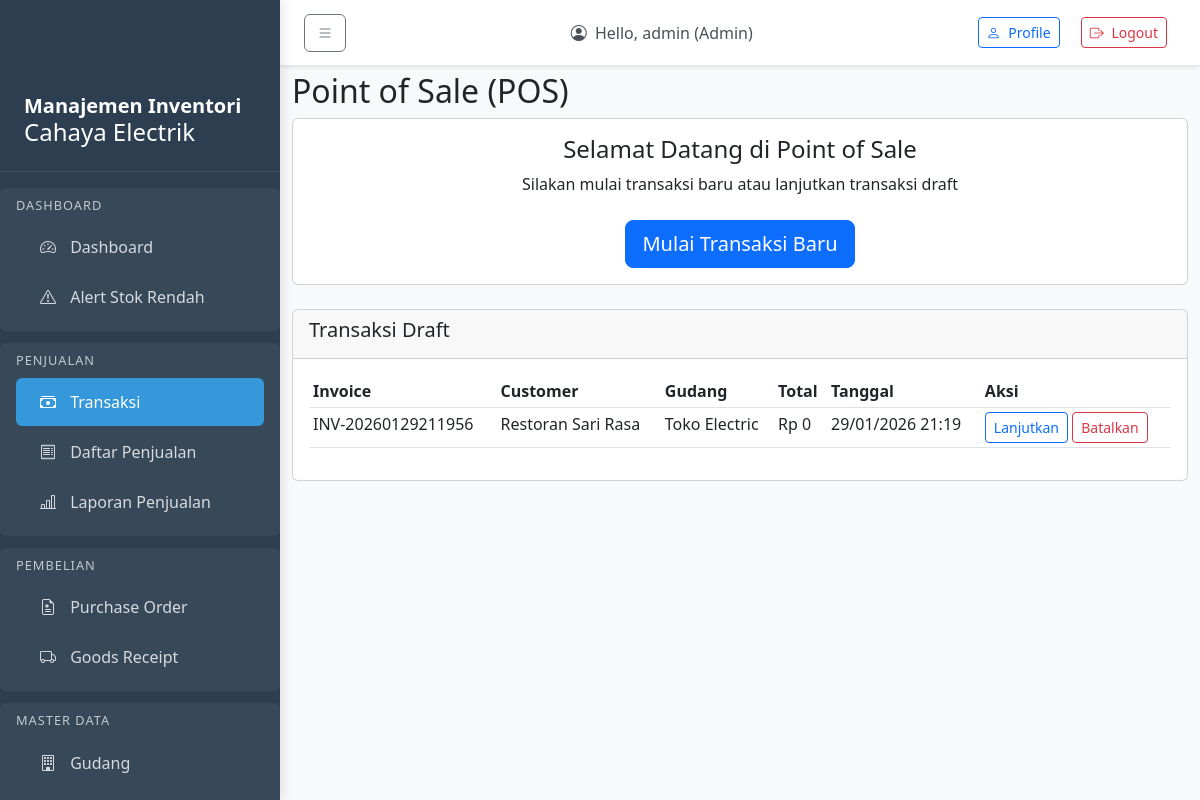
The app's page /sales/pos/ (signed in), older data.
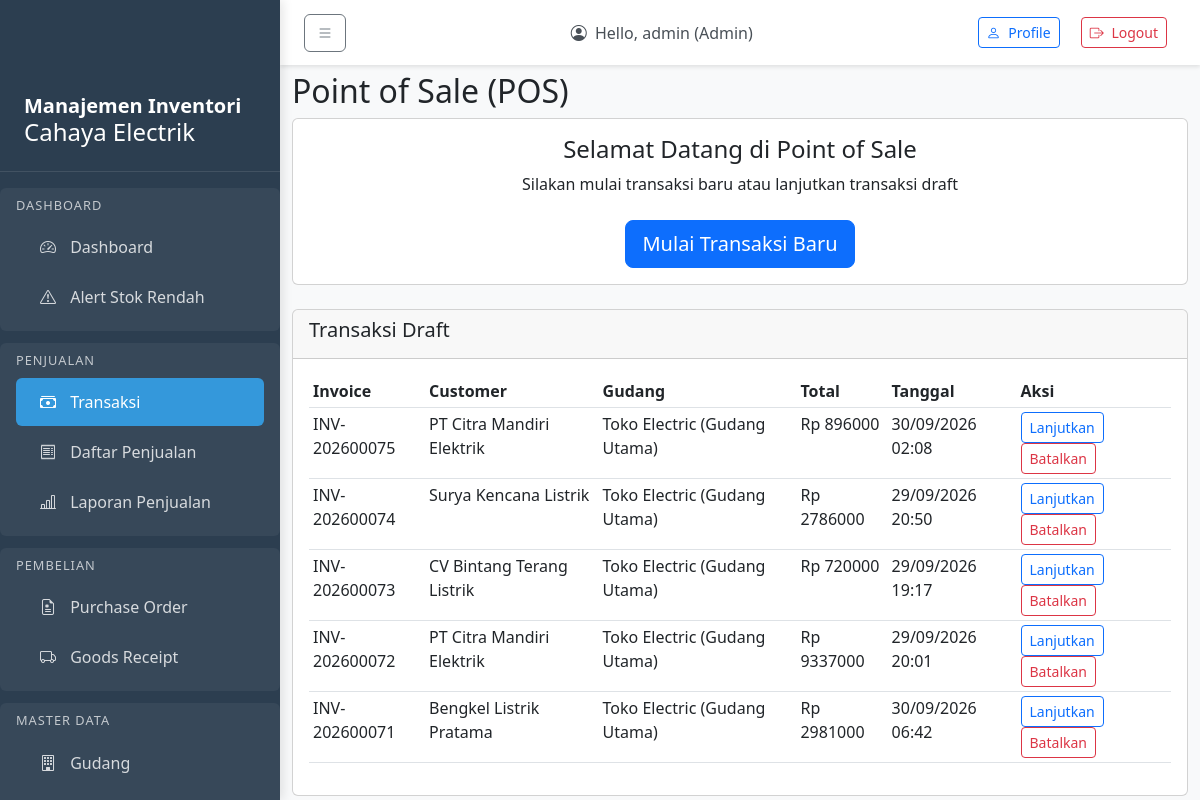
The same page, newer data.
### sales/models.py (models this page shows, shortened)
class Sale(models.Model):
    STATUS_CHOICES = [
        ('DRAFT', 'Draft'),
        ('PAID', 'Paid'),
        ('CANCELLED', 'Cancelled'),
    ]
    invoice_number = models.CharField(max_length=40, unique=True)
    customer = models.ForeignKey(Customer, on_delete=models.CASCADE, null=True, blank=True)
    warehouse = models.ForeignKey(Warehouse, on_delete=models.CASCADE)
    user = models.ForeignKey(User, on_delete=models.SET_NULL, null=True, blank=True, related_name='sales')
    status = models.CharField(max_length=20, choices=STATUS_CHOICES, default='DRAFT')
    total_amount = models.DecimalField(max_digits=14, decimal_places=2, default=0)
    sold_at = models.DateTimeField(auto_now_add=True)
    class Meta:
        db_table = 'sale'
        indexes = [
            models.Index(fields=['sold_at', 'status']),
        ]

### master/models.py (models this page shows, shortened)
class Customer(models.Model):
    name = models.CharField(max_length=150)
    phone = models.CharField(max_length=30, blank=True)
    email = models.CharField(max_length=100, blank=True)
    address = models.CharField(max_length=255, blank=True)
    is_active = models.BooleanField(default=True)
    created_at = models.DateTimeField(auto_now_add=True)
    class Meta:
        db_table = 'customer'

### inventory/models.py (models this page shows, shortened)
class Warehouse(models.Model):
    code = models.CharField(max_length=20, unique=True)
    name = models.CharField(max_length=100)
    address = models.CharField(max_length=255, blank=True)
    created_at = models.DateTimeField(auto_now_add=True)
    class Meta:
        db_table = 'warehouse'

### sales/views.py (the view)
# urls.py: path('pos/', views.pos_view, name='pos'),
@login_required
def pos_view(request):
    if request.user.role not in ['cashier', 'manager', 'admin']:
        raise PermissionDenied("Anda tidak memiliki akses ke fitur ini.")
    draft_sales = Sale.objects.filter(status='DRAFT').order_by('-id')
    context = {
        'draft_sales': draft_sales,
        'form': POSForm(),  # For creating new transactions
    }
    return render(request, 'sales/pos.html', context)

### templates/sales/pos.html (shortened to what this page needs)
{% extends 'base.html' %}
{% block content %}
<div class="row">
    <div class="col-md-12">
        <h2>Point of Sale (POS)</h2>
    </div>
</div>
<div class="row">
    <div class="col-md-12">
        <div class="card">
            <div class="card-body text-center">
                <h4>Selamat Datang di Point of Sale</h4>
                <p class="mb-4">Silakan mulai transaksi baru atau lanjutkan transaksi draft</p>
                <div class="d-grid gap-2 d-md-flex justify-content-md-center">
                    <a href="{% url 'sales:pos_unified' %}" class="btn btn-primary btn-lg">Mulai Transaksi Baru</a>
                </div>
            </div>
        </div>
        {% if draft_sales %}
        <div class="card mt-4">
            <div class="card-header">
                <h5>Transaksi Draft</h5>
            </div>
            <div class="card-body">
                <div class="table-responsive">
                    <table class="table table-sm">
                        <thead>
                            <tr>
                                <th>Invoice</th>
                                <th>Customer</th>
                                <th>Gudang</th>
                                <th>Total</th>
                                <th>Tanggal</th>
                                <th>Aksi</th>
                            </tr>
                        </thead>
                        <tbody>
                            {% for sale in draft_sales %}
                            <tr>
                                <td>{{ sale.invoice_number }}</td>
                                <td>{{ sale.customer.name|default:"-" }}</td>
                                <td>{{ sale.warehouse.name }}</td>
                                <td>Rp {{ sale.total_amount|floatformat:0 }}</td>
                                <td>{{ sale.sold_at|date:"d/m/Y H:i" }}</td>
                                <td>
                                    <a href="{% url 'sales:pos_unified' sale.id %}" class="btn btn-sm btn-outline-primary">Lanjutkan</a>
                                    <a href="{% url 'sales:pos_cancel' sale.id %}" class="btn btn-sm btn-outline-danger" onclick="return confirm('Apakah Anda yakin ingin membatalkan transaksi ini?')">Batalkan</a>
                                </td>
                            </tr>
                            {% endfor %}
                        </tbody>
                    </table>
                </div>
            </div>
        </div>
        {% endif %}
    </div>
</div>
{% endblock %}

Row changes from the older to the newer data that the page shows:
no longer on this page (row edited): Sale: invoice_number "INV-20260129211956", customer.name "Restoran Sari Rasa", warehouse.name "Toko Electric", total_amount "0", sold_at "29/01/2026 21:19"
added Sale: invoice_number "INV-202600075", customer.name "PT Citra Mandiri Elektrik", warehouse.name "Toko Electric (Gudang Utama)", total_amount "896000", sold_at "30/09/2026 02:08"
added Sale: invoice_number "INV-202600074", customer.name "Surya Kencana Listrik", warehouse.name "Toko Electric (Gudang Utama)", total_amount "2786000", sold_at "29/09/2026 20:50"
added Sale: invoice_number "INV-202600073", customer.name "CV Bintang Terang Listrik", warehouse.name "Toko Electric (Gudang Utama)", total_amount "720000", sold_at "29/09/2026 19:17"
added Sale: invoice_number "INV-202600072", customer.name "PT Citra Mandiri Elektrik", warehouse.name "Toko Electric (Gudang Utama)", total_amount "9337000", sold_at "29/09/2026 20:01"
added Sale: invoice_number "INV-202600071", customer.name "Bengkel Listrik Pratama", warehouse.name "Toko Electric (Gudang Utama)", total_amount "2981000", sold_at "30/09/2026 06:42"
